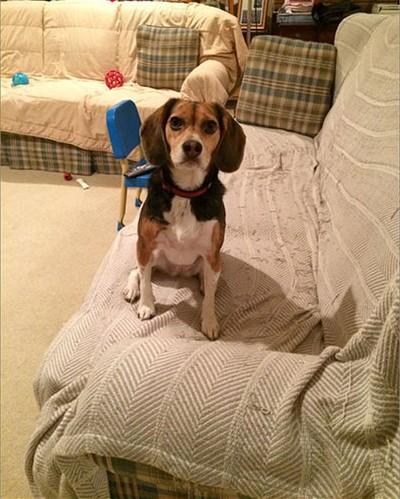
#> input picture Input/non_blurred.jpg, 400 x 499 px, found by its file name
$ python Blurry_Detection.py
#> lines starting #> are read from the running program, lines starting #| are printed output that depends on the picture
# -*- coding: utf-8 -*-
"""
Created on Tue Mar  9 12:13:05 2021

@author: Sonu
"""

import matplotlib.pyplot as plt
import numpy as np
import cv2

#Function to detect whether image is blurry or not using fourier transorm
def detect_blur_fft(image, radius=60, thresh=20, vis=False):
    print(image.shape)
    (h, w) = image.shape

    #Finding the center of image
    (cX, cY) = (int(w / 2.0), int(h / 2.0))

    #Finding the fast fourier transform of the image & shifting the DC component from top-left to center of spectrum
    fft = np.fft.fft2(image)
    fftShift = np.fft.fftshift(fft)

    #Check to see if we are visualizing our output
    if vis:
        #Computing the magnitude spectrum of the transform
        magnitude = 20 * np.log(np.abs(fftShift))

        #Displaying the original input image
        (fig, ax) = plt.subplots(1, 2, )
        ax[0].imshow(image, cmap="gray")
        ax[0].set_title("Input")
        ax[0].set_xticks([])
        ax[0].set_yticks([])

        #Displaying the magnitude image
        ax[1].imshow(magnitude, cmap="gray")
        ax[1].set_title("Magnitude Spectrum")
        ax[1].set_xticks([])
        ax[1].set_yticks([])

        plt.show()
    #Zero-out the all the pixels in the neighbourhood of the DC component by setting it to 0.
    #Neighbourhood size is given by radius.
    fftShift[cY - radius:cY + radius, cX - radius:cX + radius] = 0

    #Shifting the DC component back to top-left portion of spectrum and retransforming the spectrum from frequency domain to time domain
    fftShift = np.fft.ifftshift(fftShift)
    recon = np.fft.ifft2(fftShift)

    #Computing the magnitude spectrum of the reconstructed image,then compute the mean of the magnitude values
    magnitude = 20 * np.log(np.abs(recon))
    mean = np.mean(magnitude)
    #
    #Image will be considered "blurry" if the mean value of the magnitudes is less than the threshold value
    flag = mean<=thresh
    return (mean, flag)

orig1 = cv2.imread('non_blurred.jpg',0)
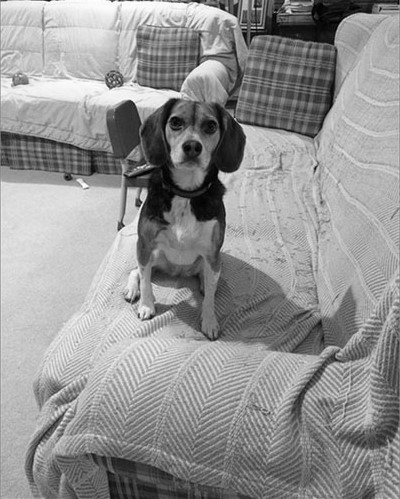
#> orig1: shape (499, 400); min 0, max 255, mean 147.1
orig2 = cv2.imread('blurred.jpg',0)
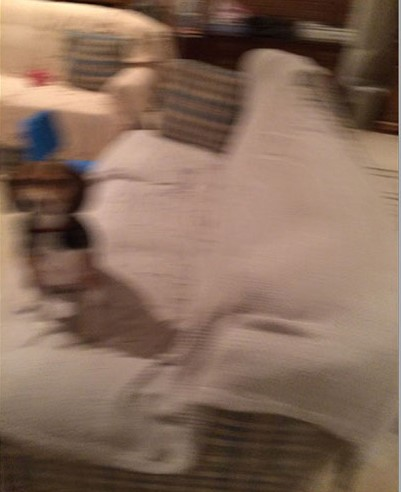
#> input picture Input/blurred.jpg, 401 x 492 px, found by its file name
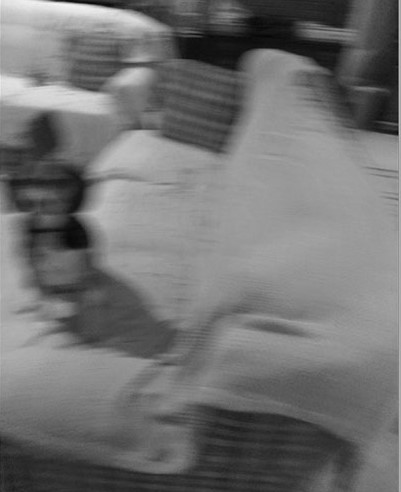
#> orig2: shape (492, 401); min 6, max 249, mean 113.3
img = [orig1, orig2]

for gray in img:
    #Applying blur detector using the FFT. Detecting whether the image is blurry or not.
    (mean, blurry) = detect_blur_fft(gray)

    image = np.dstack([gray] * 3)
    color = (0, 0, 255) if blurry else (0, 255, 0)
    text = "Blurry ({:.4f})" if blurry else "Not Blurry ({:.4f})"
    text = text.format(mean)
    cv2.putText(image, text, (10, 25), cv2.FONT_HERSHEY_SIMPLEX, 0.7, color, 2)
    print("[INFO] {}".format(text))

    #Showing the output image
    cv2.imshow("Output", image)
    cv2.waitKey(10000)
    cv2.destroyAllWindows()
#> this loop made 2 passes
#> (h in detect_blur_fft, w in detect_blur_fft, cX in detect_blur_fft, cY in detect_blur_fft, mean, flag in detect_blur_fft, blurry, color) on passes 1 to 2: (499, 400, 200, 249, 36.34, False, False, (0, 255, 0)), (492, 401, 200, 246, 8.27, True, True, (0, 0, 255))
#| (499, 400)
#| [INFO] Not Blurry (36.3400)
#| (492, 401)
#| [INFO] Blurry (8.2748)
#> pass 1, in detect_blur_fft, `magnitude = 20 * np.log(np.abs(recon))`:
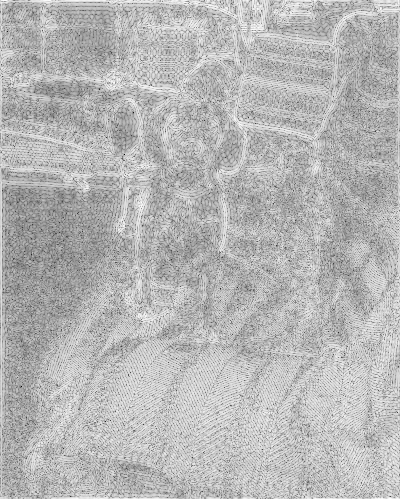
#> magnitude: shape (499, 400) float64; min -108, max 93.26, mean 36.3; drawn with min black and max white
#> pass 1, `cv2.imshow("Output", image)`:
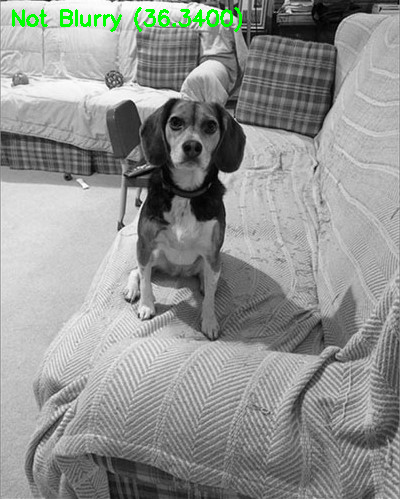
#> window 'Output': shape (499, 400, 3); mean B, G, R 145.5, 147.6, 145.5
#> pass 2, in detect_blur_fft (call 2), `magnitude = 20 * np.log(np.abs(recon))`:
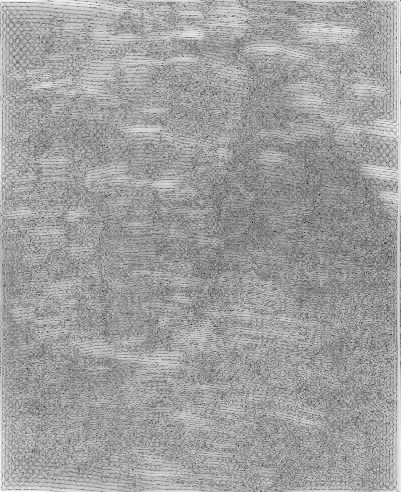
#> magnitude: shape (492, 401) float64; min -132.3, max 92.09, mean 8.3; drawn with min black and max white
